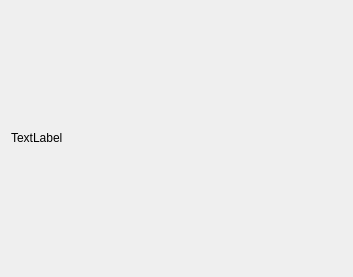
<?xml version="1.0" encoding="UTF-8"?>
<ui version="4.0">
 <class>Resultats</class>
 <widget class="QDialog" name="Resultats">
  <property name="geometry">
   <rect>
    <x>0</x>
    <y>0</y>
    <width>353</width>
    <height>277</height>
   </rect>
  </property>
  <property name="windowTitle">
   <string>Dialog</string>
  </property>
  <layout class="QVBoxLayout" name="verticalLayout">
   <item>
    <widget class="QLabel" name="label">
     <property name="sizePolicy">
      <sizepolicy hsizetype="Preferred" vsizetype="Maximum">
       <horstretch>0</horstretch>
       <verstretch>0</verstretch>
      </sizepolicy>
     </property>
     <property name="text">
      <string>TextLabel</string>
     </property>
    </widget>
   </item>
   <item>
    <layout class="QFormLayout" name="formLayout">
     <property name="sizeConstraint">
      <enum>QLayout::SizeConstraint::SetDefaultConstraint</enum>
     </property>
    </layout>
   </item>
  </layout>
 </widget>
 <resources/>
 <connections/>
</ui>
